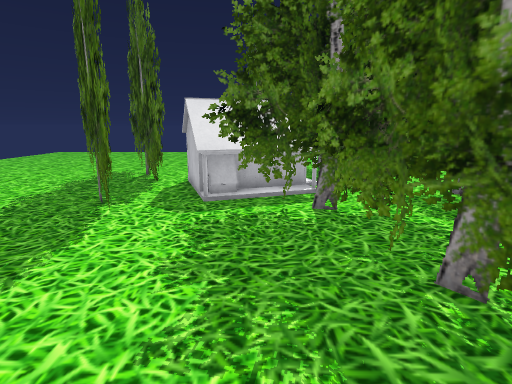
[1] (above)

19 first-person views from a walk through a scene from a Unity 3-D project. The camera is 1.3 m above the floor, tilts 12° down and sees 80° across. The floor is counted in squares, 0.5 m on a side. Each view is taken from the middle of a square. On the plan, view 1 faces up. The plan holds only what a view shows up to about 20 squares ahead; the rest is blank. The place goes on beyond the plan.

[2]
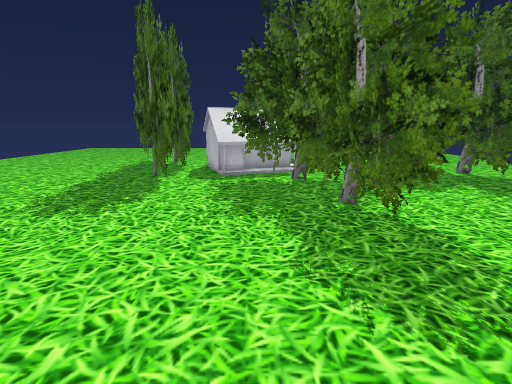

[3]
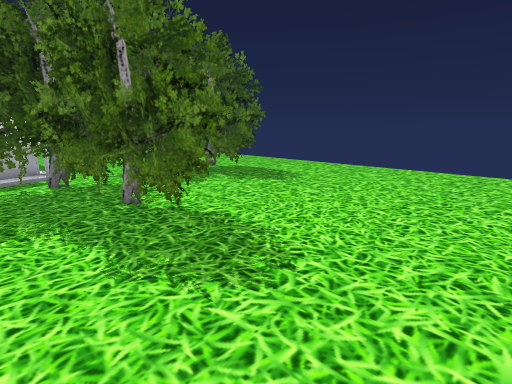

[4]
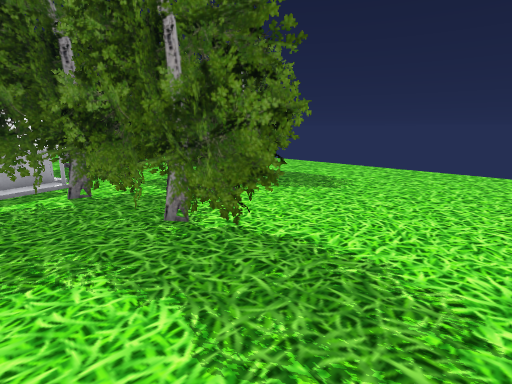

[5]
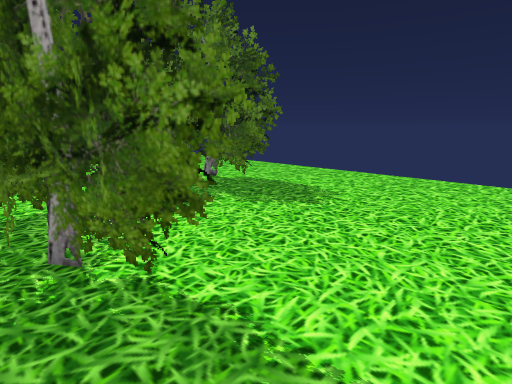

[6]
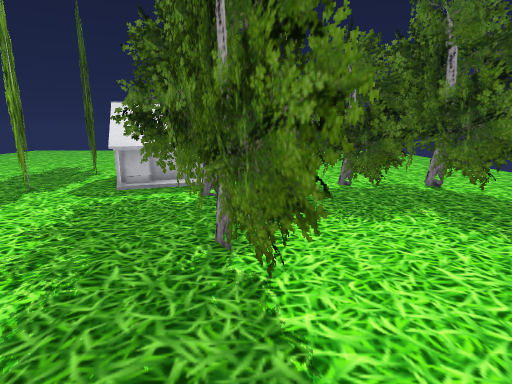

[7]
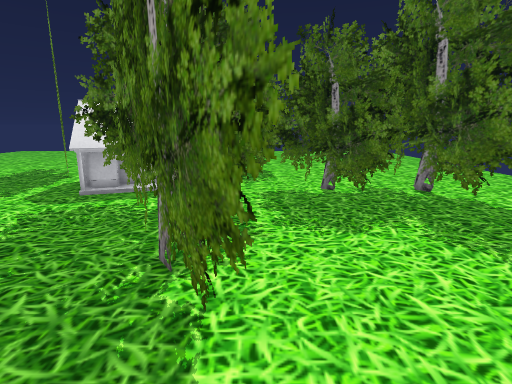

[8]
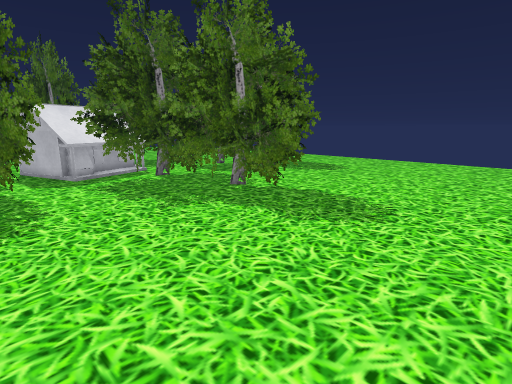

[9]
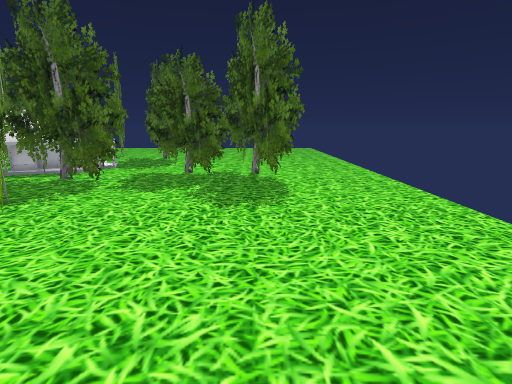

[10]
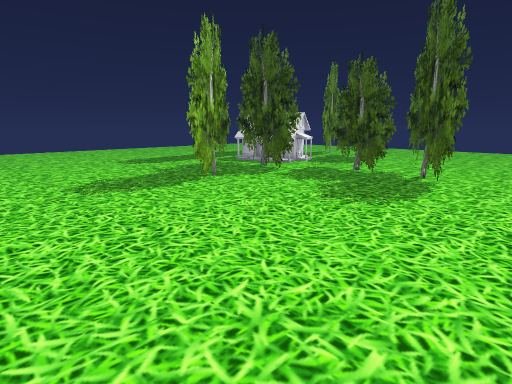

[11]
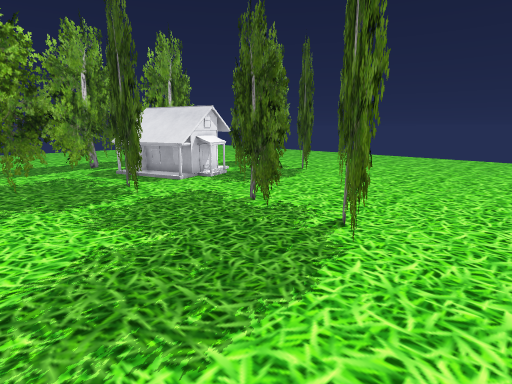

[12]
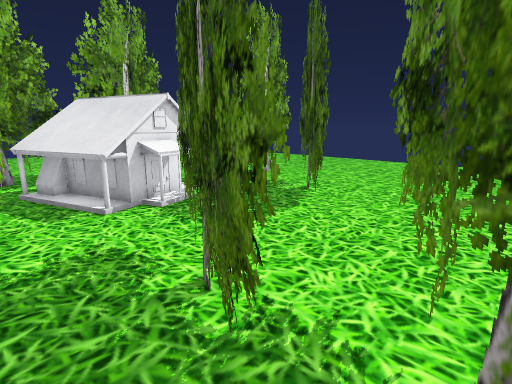

[13]
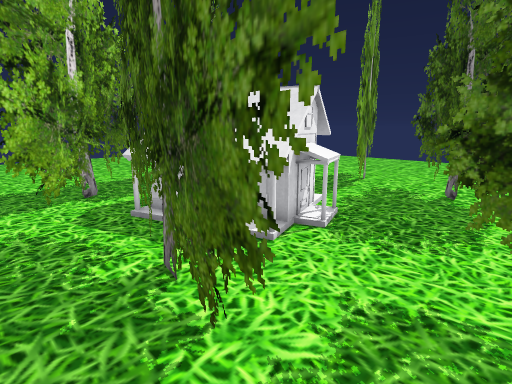

[14]
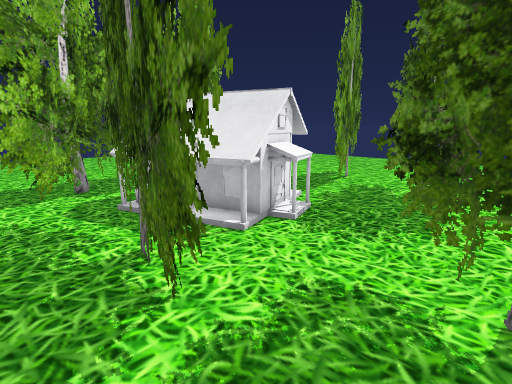

[15]
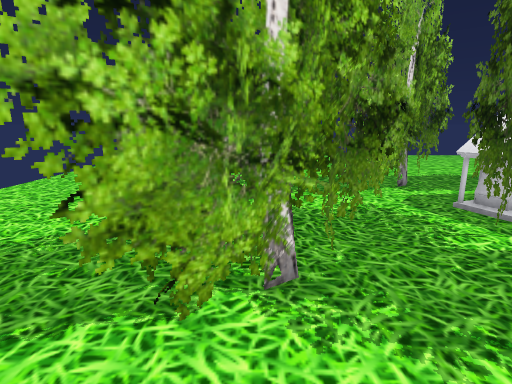

[16]
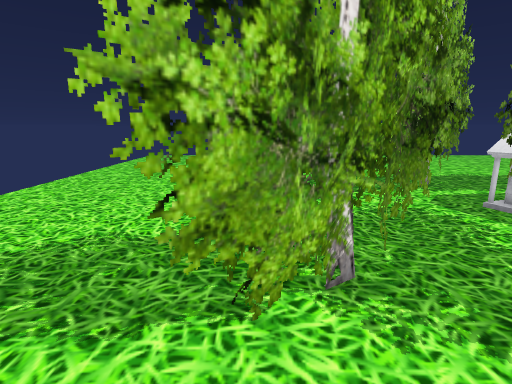

[17]
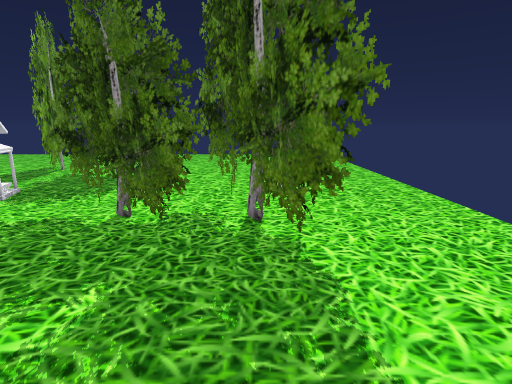

[18]
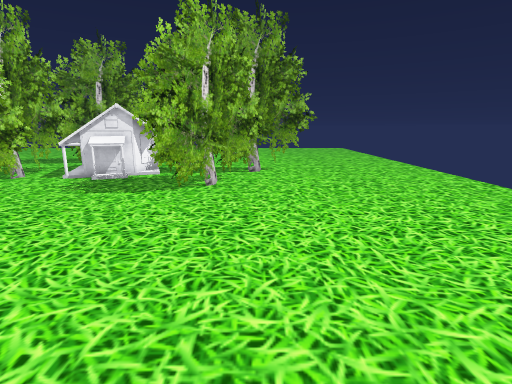

[19]
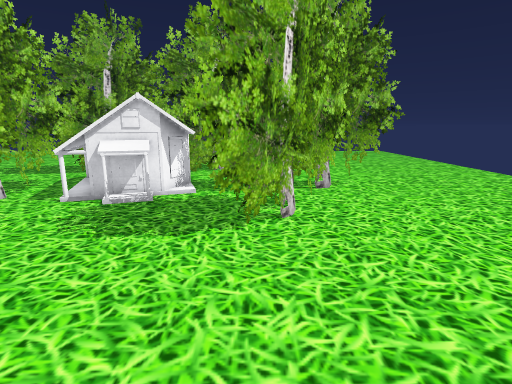

### Floor plan
Key: @ floor where view 1 was taken; # wall or solid block; . floor; T thing the floor can be seen under or through; O other object.
Columns run from 6 left of view 1 to 18 right of it. Each row starts with its distance up from view 1.
 32 ..............
 31 ...............
 30 ................
 29 .... ............  ..
 28 .... ................
 27 .... ................
 26 .... T...............
 25 .....T................
 24 .....T ...............
 23   ...TT ..............
 22   ....T.T.............  .
 21    ...T..T............
 20     ..TT..T...........
 19 ..   ..T...T.......... ..
 18 ...  .. ....TT ....... ..
 17 #..  ..O ....  ..........
 16 ##..  OO .....  .........
 15 .# O   OO...... T........
 14 .##OOOOOOT .....T........
 13 ..#OOOOOO  TT....T.......
 12 T..TOOOOOO..TTT..TT......
 11 TT  OOO........TTTTT.....
 10 .T..TTTTT........  T.....
  9 .TT.    TTTTT .....TT....
  8 ..T....T.....    ...T ...
  7 ...T...TT............ ...
  6 ...  ...TT............ ..
  5 .... ....T............ ..
  4 ..... ...TT..............
  3 ..........TT.............
  2 ...........T.............
  1 ...........T ............
  0 ......@.....  ...........
 -1 ............. ...........
 -2 ............. ...........
 -3 .........................
 -4 .........................
 -5 .......................
 -6 .............. ......  .

Where each view was taken, in squares from view 1:
view 1: 0 up, 0 right, facing up
view 2: 6 down, 0 right, facing up
view 3: 6 down, 1 left, facing up-right
view 4: 3 down, 1 left, facing up-right
view 5: 2 down, 2 right, facing up-right
view 6: 2 down, 4 right, facing up
view 7: 1 down, 5 right, facing up
view 8: 6 down, 6 left, facing up-right
view 9: 6 down, 12 right, facing up
view 10: 6 down, 17 right, facing up-left
view 11: 4 up, 16 right, facing up-left
view 12: 9 up, 12 right, facing up-left
view 13: 7 up, 7 right, facing up-left
view 14: 7 up, 8 right, facing up-left
view 15: 4 up, 8 right, facing left
view 16: 3 up, 8 right, facing left
view 17: 3 up, 12 right, facing up
view 18: 22 up, 18 right, facing left
view 19: 19 up, 13 right, facing left
